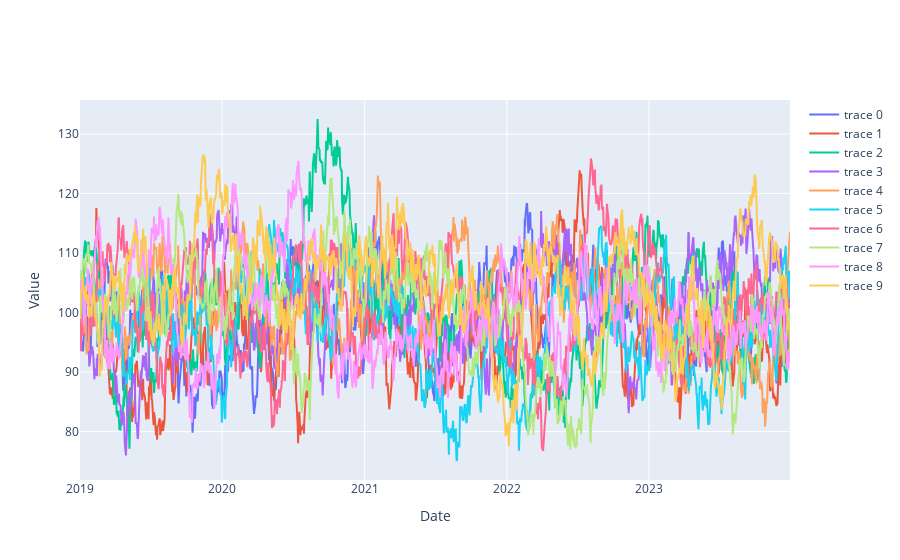

Write notebook code for a chart like this one.
### Markdown cell above
The goal of this part is to see wether an RL agent can an optimal trading rule using a simple mean reverting residual process

### Code cell
mu=100
sigma = 30
train, test = dat.build_simulated_train_test(N=10,mu=mu,sigma=sigma)
u.plot_plotly_multiple(train)

### Figure 1 — Plotly figure (JSON) as saved in the notebook; plotly's stock layout.template omitted (floating-point values rounded to 4 significant figures; data arrays with more than 128 entries replaced by an {"elided": "..."} marker saying what was removed)
{"data": [{"mode": "lines", "type": "scatter", "x": {"elided": "1304 str values"}, "y": {"elided": "1304 float values"}}, {"mode": "lines", "type": "scatter", "x": {"elided": "1304 str values"}, "y": {"elided": "1304 float values"}}, {"mode": "lines", "type": "scatter", "x": {"elided": "1304 str values"}, "y": {"elided": "1304 float values"}}, {"mode": "lines", "type": "scatter", "x": {"elided": "1304 str values"}, "y": {"elided": "1304 float values"}}, {"mode": "lines", "type": "scatter", "x": {"elided": "1304 str values"}, "y": {"elided": "1304 float values"}}, {"mode": "lines", "type": "scatter", "x": {"elided": "1304 str values"}, "y": {"elided": "1304 float values"}}, {"mode": "lines", "type": "scatter", "x": {"elided": "1304 str values"}, "y": {"elided": "1304 float values"}}, {"mode": "lines", "type": "scatter", "x": {"elided": "1304 str values"}, "y": {"elided": "1304 float values"}}, {"mode": "lines", "type": "scatter", "x": {"elided": "1304 str values"}, "y": {"elided": "1304 float values"}}, {"mode": "lines", "type": "scatter", "x": {"elided": "1304 str values"}, "y": {"elided": "1304 float values"}}], "layout": {"xaxis": {"title": {"text": "Date"}}, "yaxis": {"title": {"text": "Value"}}}}
